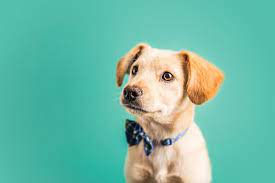
#> input picture Photos/2.jpg, 275 x 183 px, found by its file name
$ python basic.py
#> lines starting #> are read from the running program, lines starting #| are printed output that depends on the picture; after the words box and inside, x2 and y2 are one past the last pixel; in counts of white or black regions, pixels touching at a corner belong together
import cv2 as cv

img = cv.imread('Photos/2.jpg')
#> img is the input picture: shape (183, 275, 3); mean B, G, R 166.1, 185.6, 110.4
# cv.imshow('Cat', img)

# Converting to grayscale
gray = cv.cvtColor(img, cv.COLOR_BGR2GRAY)
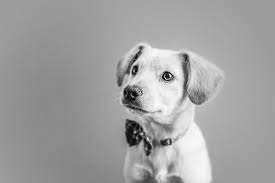
#> gray: shape (183, 275); min 0, max 253, mean 161
# cv.imshow('Gray', gray)

# Blur
blur = cv.GaussianBlur(img, (3,3), cv.BORDER_DEFAULT)
# cv.imshow('Blur',blur)

# Edge Cascade
canny = cv.Canny(img, 125, 175)
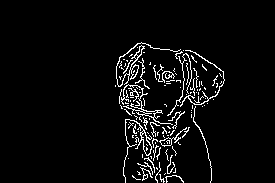
#> canny: shape (183, 275); 4.7% white in thin lines or dots, all inside (x1, y1, x2, y2) = (115, 42, 225, 183)
cv.imshow('Canny', canny)

# Dilating the image
dilated = cv.dilate(canny, (7,7), iterations=1)
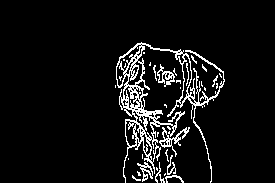
#> dilated: shape (183, 275); 7.1% white in thin lines or dots, all inside (x1, y1, x2, y2) = (115, 42, 225, 183)
cv.imshow('Dilated',dilated)

# Eroding
eroded = cv.erode(dilated, (7,7), iterations=1)
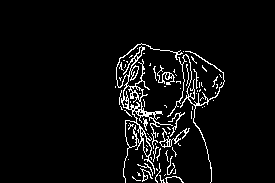
#> eroded: shape (183, 275); 5% white in thin lines or dots, all inside (x1, y1, x2, y2) = (115, 43, 225, 183)
cv.imshow('Eroded', eroded)

# Resize
resized = cv.resize(img, (500,500), interpolation = cv.INTER_CUBIC)
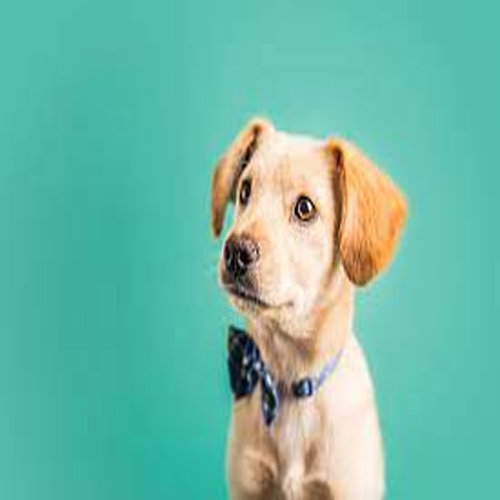
#> resized: shape (500, 500, 3); mean B, G, R 166.1, 185.6, 110.4
cv.imshow('Resized',resized)

# Cropping
cropped = img[50:200, 200:400]
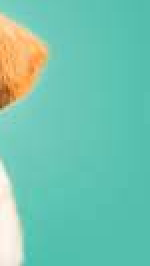
#> cropped: shape (133, 75, 3) (shown 2 times larger); mean B, G, R 175.5, 196.1, 114.3
cv.imshow('Cropped', cropped)

cv.waitKey(0)

$ run again, with Photos/4.jpg copied over Photos/2.jpg
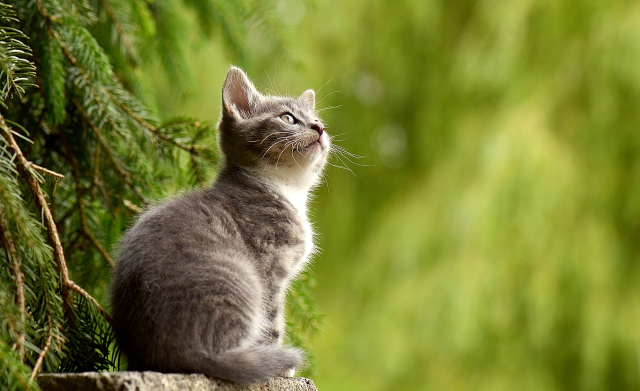
#> input picture Photos/4.jpg, 1280 x 781 px, found by its file name (shown at 1/2 size)
#> img is the input picture: shape (781, 1280, 3); mean B, G, R 49.7, 125.8, 119.2
#> `canny = cv.Canny(img, 125, 175)`:
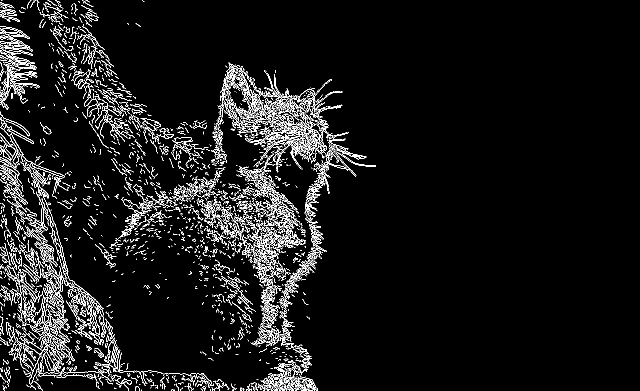
#> canny: shape (781, 1280) (shown at 1/2 size); 5.9% white in thin lines or dots, all inside (x1, y1, x2, y2) = (0, 0, 752, 781)
#> `cropped = img[50:200, 200:400]`:
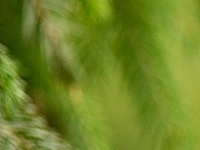
#> cropped: shape (150, 200, 3); mean B, G, R 37.7, 131.4, 110.6
